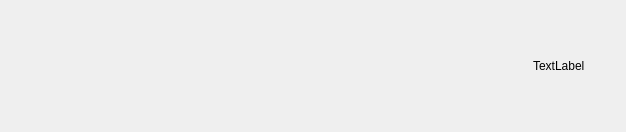
<?xml version="1.0" encoding="UTF-8"?>
<ui version="4.0">
 <class>HUDLabel</class>
 <widget class="QWidget" name="HUDLabel">
  <property name="geometry">
   <rect>
    <x>0</x>
    <y>0</y>
    <width>626</width>
    <height>132</height>
   </rect>
  </property>
  <property name="windowTitle">
   <string>Form</string>
  </property>
  <layout class="QHBoxLayout" name="horizontalLayout_2">
   <item>
    <spacer name="left_spacer">
     <property name="orientation">
      <enum>Qt::Horizontal</enum>
     </property>
     <property name="sizeHint" stdset="0">
      <size>
       <width>40</width>
       <height>20</height>
      </size>
     </property>
    </spacer>
   </item>
   <item>
    <layout class="QHBoxLayout" name="layout">
     <item>
      <widget class="QLabel" name="label">
       <property name="text">
        <string>TextLabel</string>
       </property>
      </widget>
     </item>
    </layout>
   </item>
   <item>
    <spacer name="right_spacer">
     <property name="orientation">
      <enum>Qt::Horizontal</enum>
     </property>
     <property name="sizeType">
      <enum>QSizePolicy::Fixed</enum>
     </property>
     <property name="sizeHint" stdset="0">
      <size>
       <width>30</width>
       <height>20</height>
      </size>
     </property>
    </spacer>
   </item>
  </layout>
 </widget>
 <resources/>
 <connections/>
</ui>
